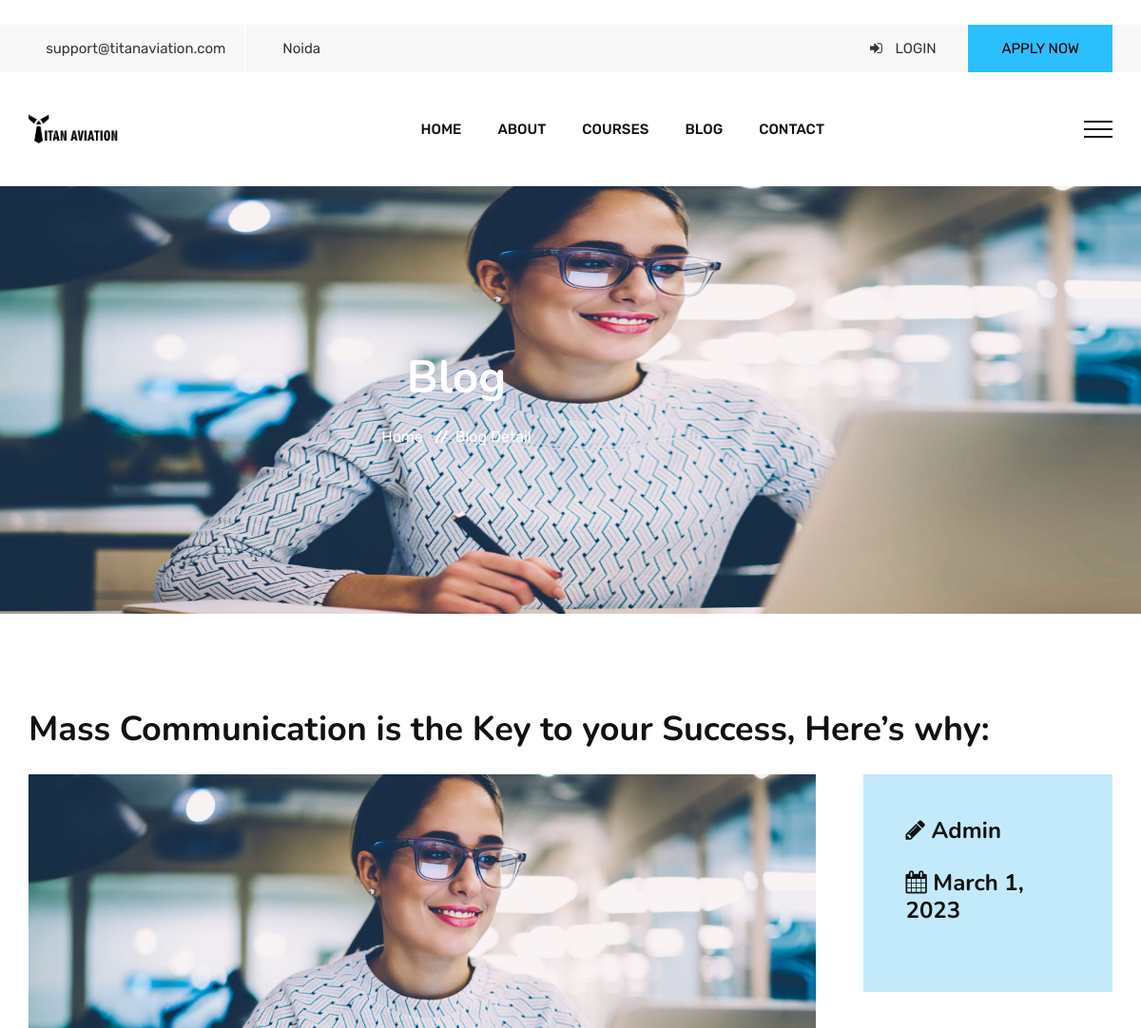
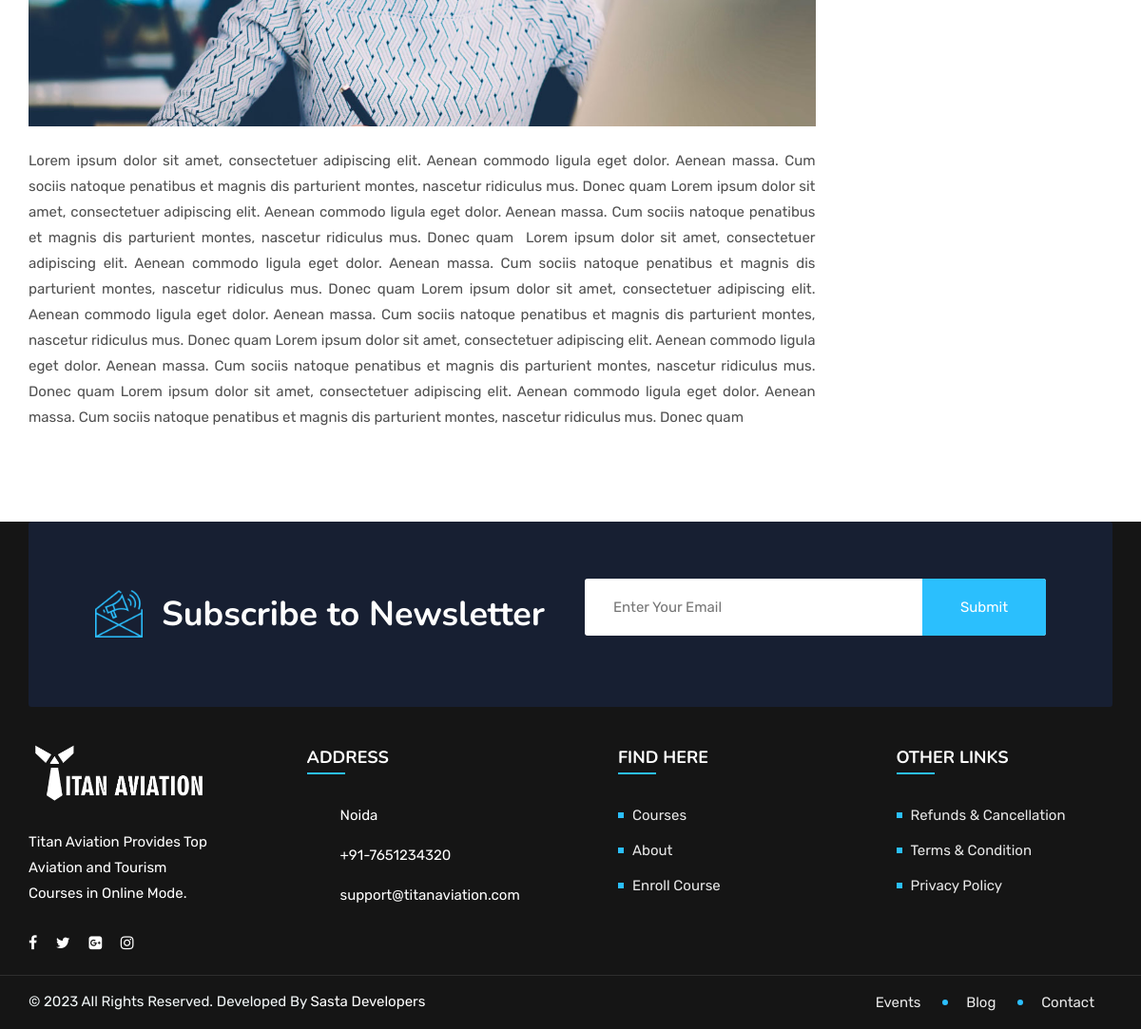
Page /blogdetailview/mass-communication-is-the-key-to-your-success-here on the committed database (2 pictures, top to bottom).
### Home/models.py (models this page shows)
class blog(models.Model):
    blog_title = models.CharField(max_length=300, null=True)
    blog_img = models.ImageField(blank=True, upload_to='media')
    blog_desp = RichTextField()
    blog_date = models.DateField(auto_now_add=False)
    blog_author = models.CharField(max_length=30,null=True)
    blog_slug = AutoSlugField(populate_from='blog_title',unique=True ,default=None, blank=False, null=True)

### Home/views.py (the view)
# urls.py: path('blogdetailview/<slug>', views.blogdetailview.as_view(), name='blogdetailview'),
class blogdetailview(View):
    def get(self,request,slug):
        Blog = blog.objects.get(blog_slug=slug)
        Blog_object=blog.objects.get(blog_slug=slug)
        Blog_object.save()
        return render(request, 'Home/blogdetail.html',{'Blog':Blog})

### templates/Home/blogdetail.html (shortened to what this page needs)
{% extends 'Base/homebase.html' %} {% block title %}Blog | Titan Aviation{% endblock %} {% block body %}
<div class="main-content">
    <div class="rs-breadcrumbs breadcrumbs-overlay">
        <div class="breadcrumbs-img">
            {% if Blog.blog_img %}
                 <img src="{{Blog.blog_img.url}}"alt="Image" class="" height="450px">
            {% endif %}
        </div>
        <div class="breadcrumbs-text white-color">
            <h1 class="page-title">Blog</h1>
            <ul>
                <li>
                    <a class="active" href="/">Home</a>
                </li>
                <li>Blog Detail</li>
            </ul>
        </div>
    </div>
<div class="events-details-area pt-100 pb-70">
    <div class="container">
        <div class="section-title">
            <h2 class="heading-icon">{{Blog.blog_title}}</h2>
        </div>
        <div class="row">
            <div class="col-lg-9">
                <div class="events-details-left-content pr-20">
                    <div class="events-image blog_details">
                        {% if Blog.blog_img %}
                         <img src="{{Blog.blog_img.url}}"alt="Image" class="">
                        {% endif %}
                    </div>
                    <div class="meetings mt-4">
                        <div style="text-align: justify;">
                            {{Blog.blog_desp | safe}}
                        </div>
                    </div>
                </div>
            </div>
            <div class="col-lg-3">
                <div class="p-5" style="background-color: #c3eafa;">
                    <h4 class="address"><i class="fa fa-pencil"></i> {{Blog.blog_author}}</h4>
                    <h4 class="timesec"><i class="fa fa-calendar"></i> {{Blog.blog_date}}</h4>
                </div>
            </div>
        </div>
    </div>
</div>
{% endblock %}

### templates/Home/blogdetail.html (style rules this page uses)
.blog_details img { width: 100%; height: 400px; object-fit: cover; object-position: top; }

### rows in the picture
blog: blog_img (picture), blog_title "Mass Communication is the Key to your Success, Here’s why:", blog_desp "Lorem ipsum dolor sit amet, consectetuer adipiscing elit. Aenean commodo ligula eget dolor. Aenean massa. Cum sociis natoque penatibus et magnis dis parturient montes, nascetur ridiculus mus. Donec quam Lorem ipsum dolor sit amet, consectetuer adipiscing elit. Aenean commodo ligula eget dolor. Aenean massa. Cum sociis natoque penatibus et magnis dis parturient montes, nascetur ridiculus mus. Donec quam Lorem ipsum dolor sit amet, consectetuer adipiscing elit. Aenean commodo ligula eget dolor. Aenean massa. Cum sociis natoque penatibus et magnis dis parturient montes, nascetur ridiculus mus. Donec quam Lorem ipsum dolor sit amet, consectetuer adipiscing elit. Aenean commodo ligula eget…", blog_author "Admin", blog_date "March 1, 2023"
